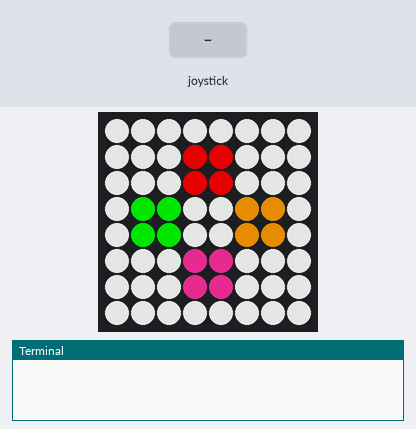
Bench run of a program on a simulated Raspberry Pi (BCM pin numbers) with a Sense HAT. Parts: the Sense HAT's 8×8 RGB LED matrix, the last lines printed to the terminal. The test bench sets the inputs (shaded band). Dim RGB values are drawn brighter than linear; random numbers come from a fixed seed; the 64×8 strip is a reading aid, not a part: it shows the text the matrix is scrolling, unrolled, one strip-width of it at a time. At 12.8 s the program stops and its outputs stay as they are.

Above: at 5.0 s.
5.1 s: joystick pushed up
At 6.3 s:
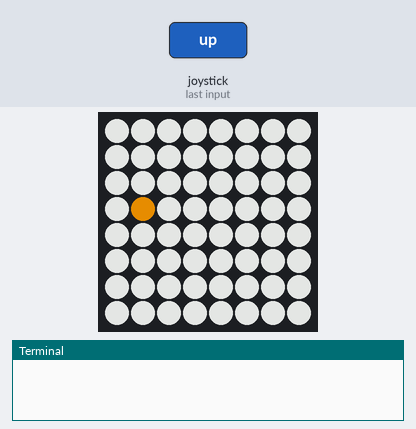
6.6 s: joystick pushed down
At 9.0 s:
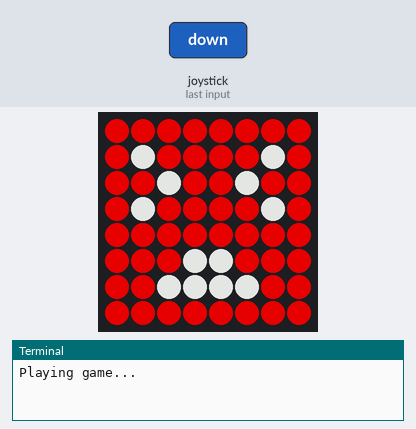
At 13.9 s:
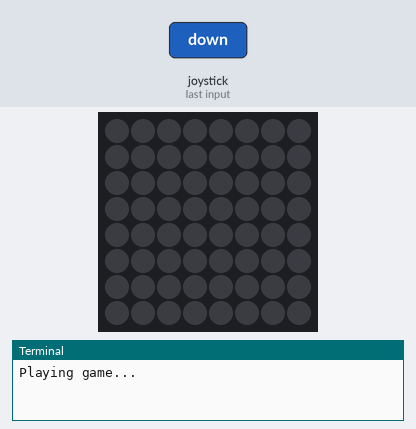

Measured:
- after the input at 5.1 s, the LEDs: change at once (image 1)
- after the input at 6.6 s, the LEDs: first change at once (image 2 shows a later state)
- what the display in image 2 shows lasts 0.5 s, from 8.6 s to 9.1 s

The program:

main.py
```python
from Game import Game
from sense_hat import SenseHat
import numpy as np
import time
import sys

sense = SenseHat()
game = Game(sense)

game.initPlayerColor()
while game.getState() == 0:
    for event in sense.stick.get_events():
        if event.action == 'pressed':
            game.getPlayerColor(event)

# Start game screen
game.initStartScreen()
while game.getState() == 1:
    for event in sense.stick.get_events():
        if event.action == 'pressed':
            game.setState(2)


print('Playing game...')

# Play game
while True:
    for event in sense.stick.get_events():
        game.bttnPressed(event)

    if not game.update():
        break


game.gameoverScreen()
```

Game.py
```python
from Screen import Screen
from Player import Player
import numpy as np
import time

class Game(object):

  def __init__(self, sense):
    x, y = 1, 3
    self.player = Player(x, y)
    self.screen = Screen(sense)
    self.screen.setWhiteScreen()

    self.state = 0
    self.counter = 0
    self.points = 0

  def initPlayerColor(self):
    self.screen.chooseColorScreen('R', 'G', 'P', 'A')

  def getPlayerColor(self, event):
    if event.action == 'pressed' and event.direction == 'up':
      self.player.setColor('A')
    if event.action == 'pressed' and event.direction == 'down':
      self.player.setColor('G')
    if event.action == 'pressed' and event.direction == 'right':
      self.player.setColor('R')
    if event.action == 'pressed' and event.direction == 'left':
      self.player.setColor('P')
    if not self.player.getColor == ' ':
      self.state = 1

  def initStartScreen(self):
    self.screen.setWhiteScreen()
    x, y = self.player.getXY()
    self.screen.drawPlayer(x, y, self.player.getColor())

  def getState(self):
    return self.state

  def setState(self, state):
    """ Game states
    0. Get player color
    1. Wait for start
    2. Playing
    """
    self.state = state

  def bttnPressed(self, event):
    if event.action == 'pressed' and event.direction == 'right':
      self.player.moveUp()
    if event.action == 'pressed' and event.direction == 'left':
      self.player.moveDown()

  def update(self):
    if self.counter % 4 == 0:
      newCol = np.random.choice(2,8)
    else:
      newCol = np.zeros((8,))
    self.screen.update_screen(newCol)
    x, y = self.player.getXY()
    self.screen.drawPlayer(x, y, self.player.getColor())

    if self.gameover():
      return False
    else:
      self.points += 1
      self.counter += 1
      time.sleep(0.2)
      return True

  def getCounter(self):
    return self.counter

  def setCounter(self):
    self.counter += 1

  def gameover(self):
    x, y = self.player.getXY()
    B = [0, 0, 255]
    if self.screen.getScreen()[8*y + x] == B:
      return True
    else: return False

  def gameoverScreen(self):
    self.screen.gameoverScreen(self.points)
```

Screen.py
```python
from sense_hat import SenseHat
import time

class Screen(object):

  def __init__(self, sense):
    self.colors = {'W': [255, 255, 255],
                   'O': [0, 0, 0],
                   'R': [255, 0, 0],
                   'B': [0, 0, 255],
                   'G': [0, 255, 0],
                   'P': [255, 20, 147],
                   'A': [255, 140, 0]}
    # Set up the screen
    self.sense = sense
    self.sense.set_rotation(90)
    self.sense.clear()
    self.sense.low_light = True

  def setWhiteScreen(self):
    # Initialized with a white screen.
    W = self.colors['W']
    self.screen = [
                    W, W, W, W, W, W, W, W,
                    W, W, W, W, W, W, W, W,
                    W, W, W, W, W, W, W, W,
                    W, W, W, W, W, W, W, W,
                    W, W, W, W, W, W, W, W,
                    W, W, W, W, W, W, W, W,
                    W, W, W, W, W, W, W, W,
                    W, W, W, W, W, W, W, W
                  ]
    self.sense.set_pixels(self.screen)

  def update_screen(self, new_col):
    new_screen = []
    for i in range(0, 8):
      list.extend(new_screen, self.screen[i*8 + 1:i*8+8])
      if new_col[i] == 0:
        list.extend(new_screen, [self.colors['O']])
      else:
        list.extend(new_screen, [self.colors['B']])
    self.screen = new_screen
    self.sense.set_pixels(self.screen)

  def drawPlayer(self, x, y, color):
    color = self.colors[color]
    self.sense.set_pixel(x, y, color[0], color[1], color[2])

  def getScreen(self):
    return self.screen

  def chooseColorScreen(self, c1, c2, c3, c4):
    R = self.colors[c1]
    G = self.colors[c2]
    P = self.colors[c3]
    A = self.colors[c4]
    W = self.colors['W']
    self.screen = [
                    W, W, W, W, W, W, W, W,
                    W, W, W, R, R, W, W, W,
                    W, W, W, R, R, W, W, W,
                    W, G, G, W, W, A, A, W,
                    W, G, G, W, W, A, A, W,
                    W, W, W, P, P, W, W, W,
                    W, W, W, P, P, W, W, W,
                    W, W, W, W, W, W, W, W
                  ]
    self.sense.set_pixels(self.screen)
    time.sleep(0.05)

  def gameoverScreen(self, points):
    R = [255, 0, 0]
    O = [255, 255, 255]
    screen_display = [
      R, R, R, R, R, R, R, R,
      R, O, R, R, R, R, O, R,
      R, R, O, R, R, O, R, R,
      R, O, R, R, R, R, O, R,
      R, R, R, R, R, R, R, R,
      R, R, R, O, O, R, R, R,
      R, R, O, O, O, O, R, R,
      R, R, R, R, R, R, R, R
      ]

    self.sense.set_pixels(screen_display)
    time.sleep(0.5)
    self.sense.show_message("Points: " + str(points), scroll_speed = 0.06, text_colour = [255, 255, 255], back_colour = [255, 0, 0])
    self.sense.clear()
```

Player.py
```python
class Player(object):

  def __init__(self, x, y):
    self.x = x
    self.y = y
    self.color = ' '

  def moveUp(self):
    if self.y>0: self.y -= 1

  def moveDown(self):
    if self.y<7: self.y += 1

  def getXY(self):
    return self.x, self.y

  def getColor(self):
    return self.color

  def setColor(self, color):
    self.color = color
```
